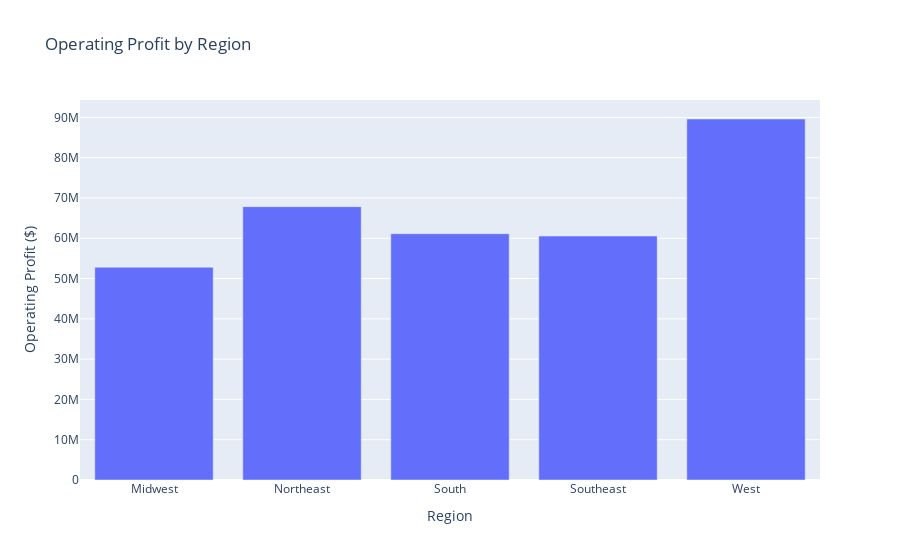

Notebook cell for this chart:
### Markdown cell above
### 5. Operating Profit by Region

### Code cell
region_profit = df.groupby('Region')['OperatingProfit'].sum().reset_index()
fig = px.bar(region_profit, x='Region', y='OperatingProfit', title='Operating Profit by Region',
             labels={'OperatingProfit':'Operating Profit ($)'})
fig.show()

### Figure 1 — Plotly figure (JSON) as saved in the notebook; plotly's stock layout.template omitted (floating-point values rounded to 4 significant figures)
{"data": [{"alignmentgroup": "True", "hovertemplate": "Region=%{x}<br>Operating Profit ($)=%{y}<extra></extra>", "legendgroup": "", "marker": {"color": "#636efa", "pattern": {"shape": ""}}, "name": "", "offsetgroup": "", "orientation": "v", "showlegend": false, "textposition": "auto", "type": "bar", "x": ["Midwest", "Northeast", "South", "Southeast", "West"], "xaxis": "x", "y": [52810000.0, 67850000.0, 61140000.0, 60560000.0, 89610000.0], "yaxis": "y"}], "layout": {"barmode": "relative", "legend": {"tracegroupgap": 0}, "title": {"text": "Operating Profit by Region"}, "xaxis": {"anchor": "y", "domain": [0, 1], "title": {"text": "Region"}}, "yaxis": {"anchor": "x", "domain": [0, 1], "title": {"text": "Operating Profit ($)"}}}}
